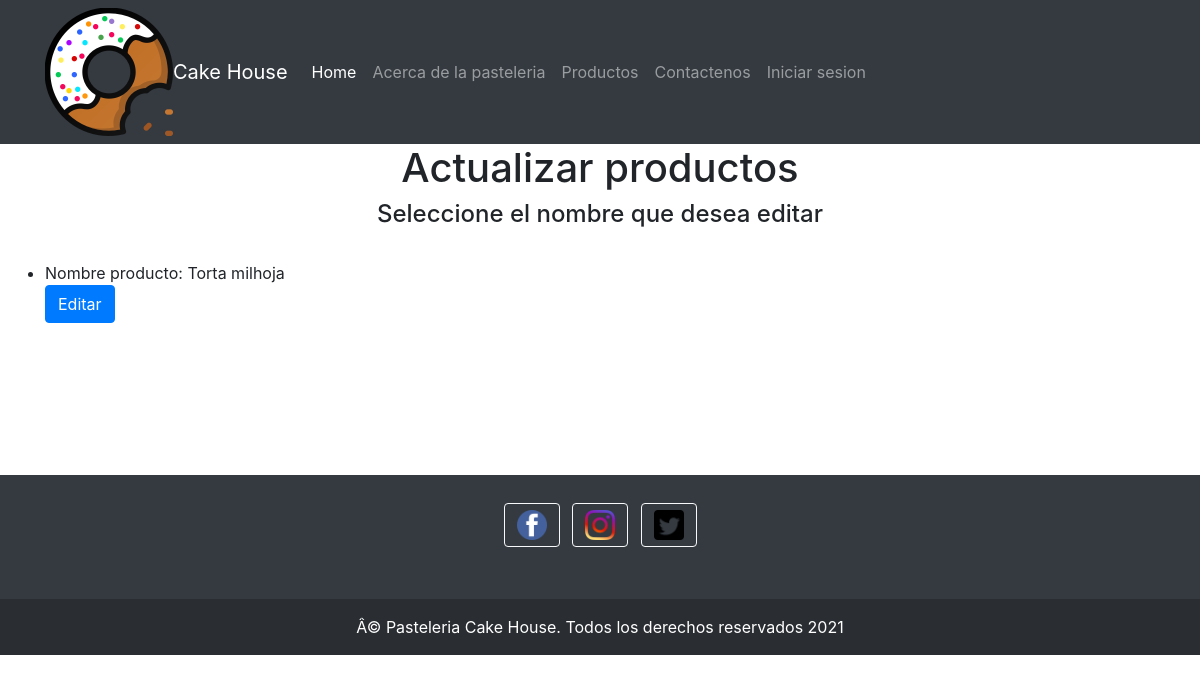
/pasteleria/actualizar_producto (signed in), run on an earlier commit of the app's database.
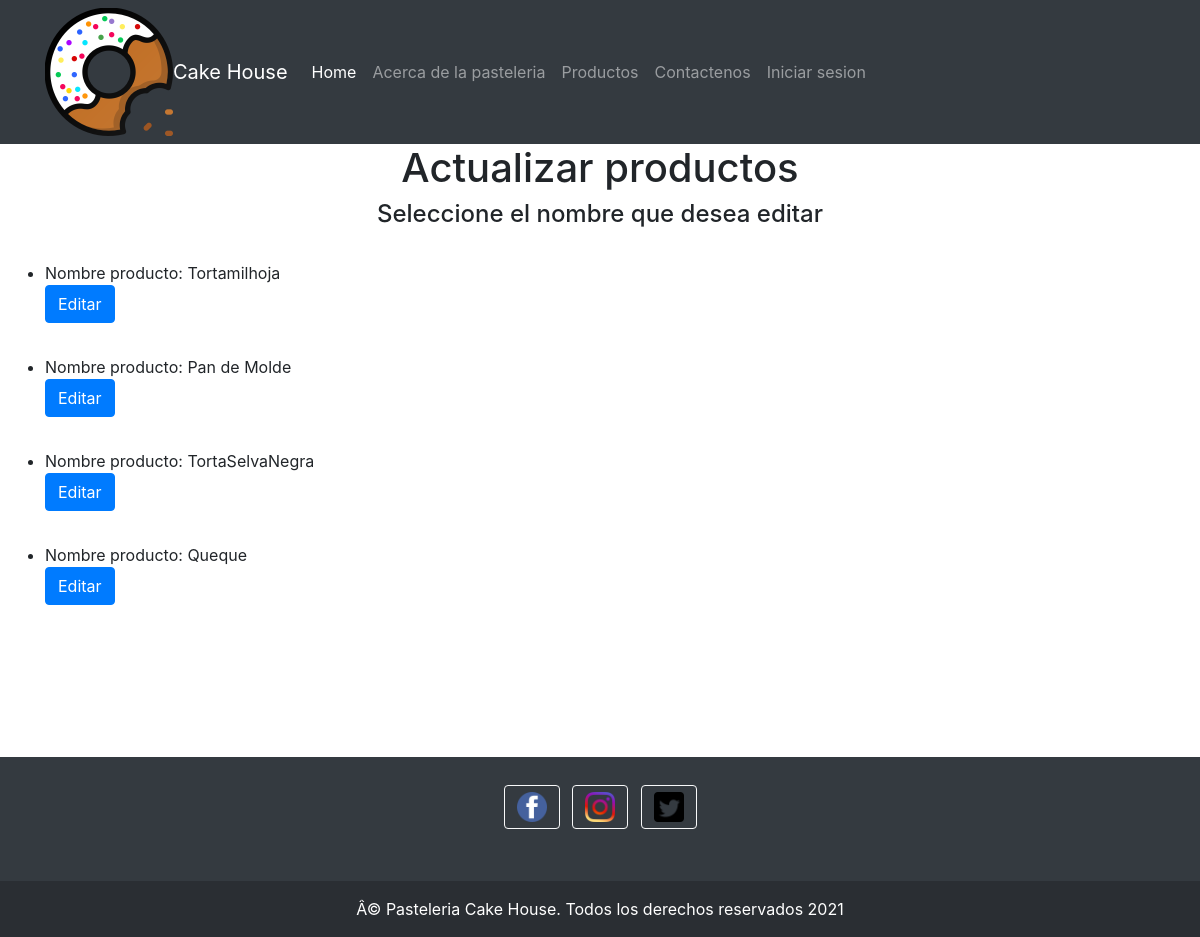
And on a later commit of the database.
### pasteleria/models.py (models this page shows, shortened)
class Producto(models.Model):
    nombre_producto = models.CharField(max_length=100, default="")
    precio = models.IntegerField(default=0)
    descripcion = models.CharField(max_length=100, default="")
    class Meta:
        permissions = (
            ('Admin', _('Es el Admin')),
            ('Usuario', _('Eres un simple usuario')),
            ('Agregar', _('Puedes agregar productos')),
            ('Eliminar', _('Puedes eliminar productos')),
            ('Actualizar', _('Puedes actualizar productos')),
            ('Buscar', _('Puedes buscar productos')),
        )

### pasteleria/views.py (the view)
# urls.py: path("actualizar_producto", views.actualizar_producto, name="actualizar_producto"),
def actualizar_producto(request):
    if request.user.has_perm('pasteleria.Admin') or request.user.has_perm('pasteleria.Actualizar'):
        actualizar = Producto.objects.all()
        mostrar = {"actualizar": actualizar}
        return render(request, "pasteleria/actualizar_producto.html", mostrar)
    else:
        return HttpResponse("No cuentas con los permisos")

### pasteleria/templates/pasteleria/actualizar_producto.html (shortened to what this page needs)
{% load static %}
<link rel="stylesheet" type="text/css" href="{% static 'css/bootstrap.min.css' %}">
<link rel="stylesheet" type="text/css" href="{% static 'css/style.css' %}">
<div>
    <nav class="navbar navbar-expand-lg navbar-dark bg-dark">
        <div class="container">
            <img id="imagen" src="{% static 'img/iconfinder_bite-cake-christmas-cookie-seet_5448872.png' %}">
            <a class="navbar-brand" href="#">Cake House</a>
            <div class="collapse navbar-collapse" id="navbarsExample07">
                <ul class="navbar-nav mr-auto">
                    <li class="nav-item active">
                        <a class="nav-link" href="{% url 'pasteleria:inicio' %}">Home <span class="sr-only">(current)</span></a>
                    </li>
                    <li class="nav-item">
                        <a class="nav-link" href="#">Acerca de la pasteleria</a>
                    </li>
                    <li class="nav-item">
                        <a class="nav-link" href="#">Productos</a>
                    </li>
                    <li class="nav-item">
                        <a class="nav-link" href="#">Contactenos</a>
                    </li>
                    <li class="nav-item">
                        <a class="nav-link" href="#">Iniciar sesion</a>
                    </li>
                </ul>
            </div>
        </div>
    </nav>
</div>
<div style="text-align: center">
    <h1>Actualizar productos</h1>
    <h4>Seleccione el nombre que desea editar</h4>
</div>
{% for i in actualizar %}
<form action="{% url 'pasteleria:editar_producto' %}" method="post" class="container-sm">
    <div class="form-row">
        <div class="form-group col-md-6">
            <ul>
                <li>Nombre producto: {{i.nombre_producto}}</li>
                <button type="submit" class="btn btn-primary">Editar</button>
            </ul>
        </div>
    </div>
</form>
{% endfor %}
<footer class="bg-dark text-center text-white">
    <div class="container p-4 pb-0">
        <section class="mb-4">
            <a class="btn btn-outline-light btn-floating m-1" href="#!" role="button"><img src="{% static 'img/facebook.png' %}" style="width: 30px"></a>
            <a class="btn btn-outline-light btn-floating m-1" href="#!" role="button"><img src="{% static 'img/instagram.png' %}" style="width: 30px"></a>
            <a class="btn btn-outline-light btn-floating m-1" href="#!" role="button"><img
                    src="{% static 'img/twitter.png' %}" style="width: 30px"></a>
        </section>
    </div>
    <div class="text-center p-3" style="background-color: rgba(0, 0, 0, 0.2);">
        Â© Pasteleria Cake House. Todos los derechos reservados 2021
    </div>
</footer>

What changed in the data, as far as the page shows it:
changed Producto: nombre_producto "Torta milhoja" → "Tortamilhoja"
added Producto: nombre_producto "Pan de Molde"
added Producto: nombre_producto "TortaSelvaNegra"
added Producto: nombre_producto "Queque"
